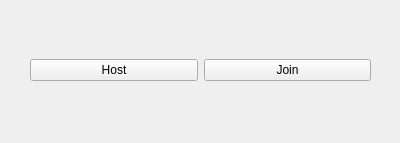
<?xml version="1.0" encoding="UTF-8"?>
<ui version="4.0">
 <class>selectionForm</class>
 <widget class="QWidget" name="selectionForm">
  <property name="geometry">
   <rect>
    <x>0</x>
    <y>0</y>
    <width>400</width>
    <height>143</height>
   </rect>
  </property>
  <property name="windowTitle">
   <string>Form</string>
  </property>
  <widget class="QWidget" name="formLayoutWidget">
   <property name="geometry">
    <rect>
     <x>30</x>
     <y>0</y>
     <width>341</width>
     <height>141</height>
    </rect>
   </property>
   <layout class="QHBoxLayout" name="horizontalLayout">
    <item>
     <widget class="QPushButton" name="host">
      <property name="text">
       <string>Host</string>
      </property>
     </widget>
    </item>
    <item>
     <widget class="QPushButton" name="join">
      <property name="text">
       <string>Join</string>
      </property>
     </widget>
    </item>
   </layout>
  </widget>
 </widget>
 <resources/>
 <connections/>
</ui>
